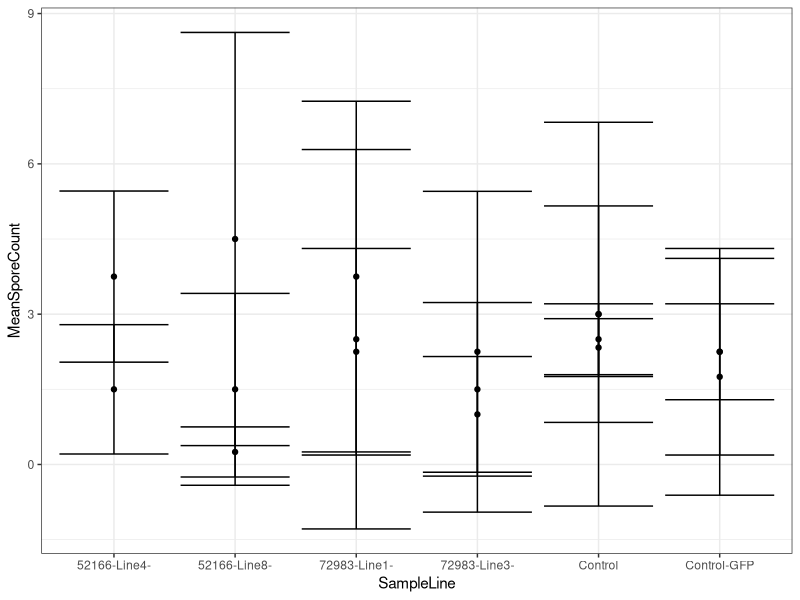
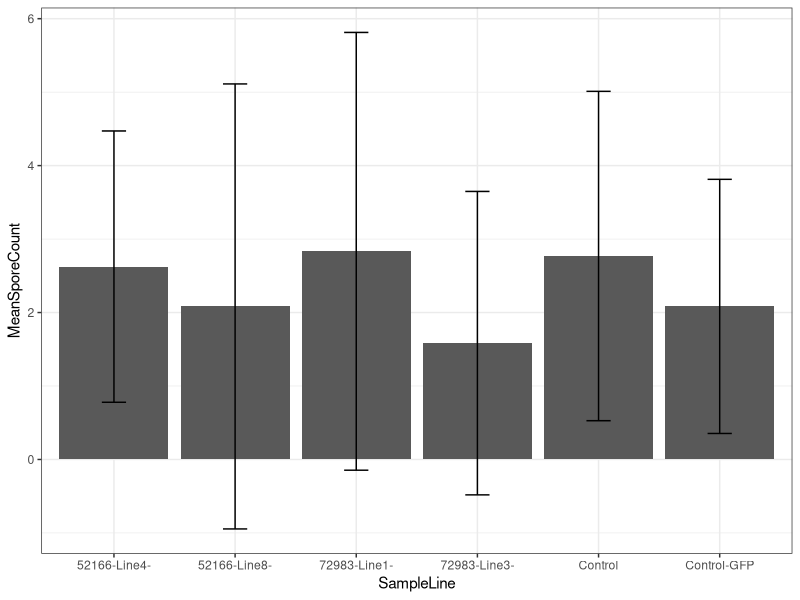
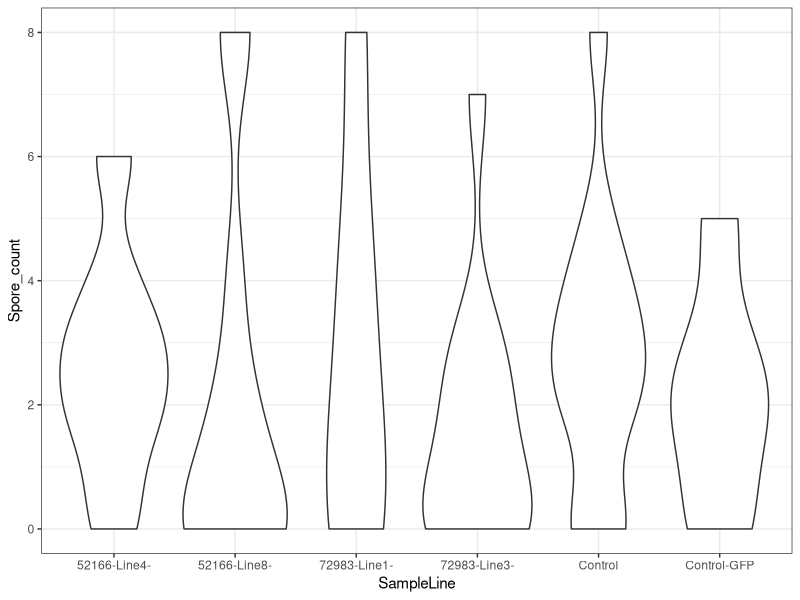

Reproduce these figures in R, in order.
# start by creating a vector with all the packages you need
pkgs = c("readxl", "tidyverse", "car")
pkgs.To.Install = ! pkgs %in% installed.packages()
if (any(pkgs.To.Install)) install.packages(pkgs[pkgs.To.Install])
for (curPkg in pkgs) library(curPkg, character.only = T) 



# Set a theme for all future plots in this session
theme_set(theme_bw()) 

Snehi_rawData = read_excel("Inputs/Snehi.xlsx")

Snehi_newColumns = 
	Snehi_rawData %>% # |>
	mutate(
		SampleLine = gsub(x = Sample,
				 pattern = "(.+)(\\d)$",
				 replacement = "\\1"),
		Replicate = gsub(x = Sample,
				 pattern = "(.+)(\\d)$",
				 replacement = "\\2")
	)

Snehi_longFormat = 
	Snehi_newColumns |> # %>%
	pivot_longer(cols = any_of(paste0("Leaf", 1:4)),
		     names_to = "Leaf_number",
		     values_to = "Spore_count"
		     )
Snehi_meanPerSample =
	Snehi_longFormat |>
	group_by(SampleLine, Leaf_number) |>
	summarise(
		MeanSporeCount = mean(Spore_count, 
				      na.rm = T),
		StdSporeCount = sd(Spore_count, 
				   na.rm = T)
	)

Snehi_meanPerSample |>
	ggplot(aes(SampleLine, 
		   MeanSporeCount)) +
	geom_point() +
	geom_errorbar(aes(
		ymin = MeanSporeCount - StdSporeCount,
		ymax = MeanSporeCount + StdSporeCount
	))


Snehi_meanPerSample_Leafs =
	Snehi_longFormat |>
	group_by(SampleLine) |>
	summarise(
		MeanSporeCount = mean(Spore_count, 
				      na.rm = T),
		StdSporeCount = sd(Spore_count, 
				   na.rm = T)
	)

Snehi_meanPerSample_Leafs |>
	ggplot(aes(SampleLine, 
		   MeanSporeCount)) +
	geom_col() +
	geom_errorbar(aes(
		ymin = MeanSporeCount - StdSporeCount,
		ymax = MeanSporeCount + StdSporeCount
	), width = 0.2)


Snehi_longFormat |>
	ggplot(aes(SampleLine, 
		   Spore_count)) +
	geom_violin() #+
	#geom_boxplot(notch = T)


Snehi_longFormat |> 
	pivot_wider(id_cols = all_of(c("Sample", 
				       "SampleLine", 
				       "Replicate")
				     ), 
		    names_from = "Leaf_number", 
		    values_from = "Spore_count"
		    )

Snehi_longFormat %>%
	leveneTest(y = Spore_count ~ SampleLine)


anovaResult_1fct = 
	aov(Spore_count ~ SampleLine,
	    data = Snehi_longFormat)
summary(anovaResult_1fct)

which(TukeyHSD(anovaResult_1fct)$SampleLine[,4] < 0.05)


anovaResult_2fct = 
	aov(Spore_count ~ SampleLine * Replicate,
	    data = Snehi_longFormat)
summary(anovaResult_2fct)

which(
	TukeyHSD(anovaResult_2fct)$`SampleLine:Replicate`[,4]
	< 0.05
)
